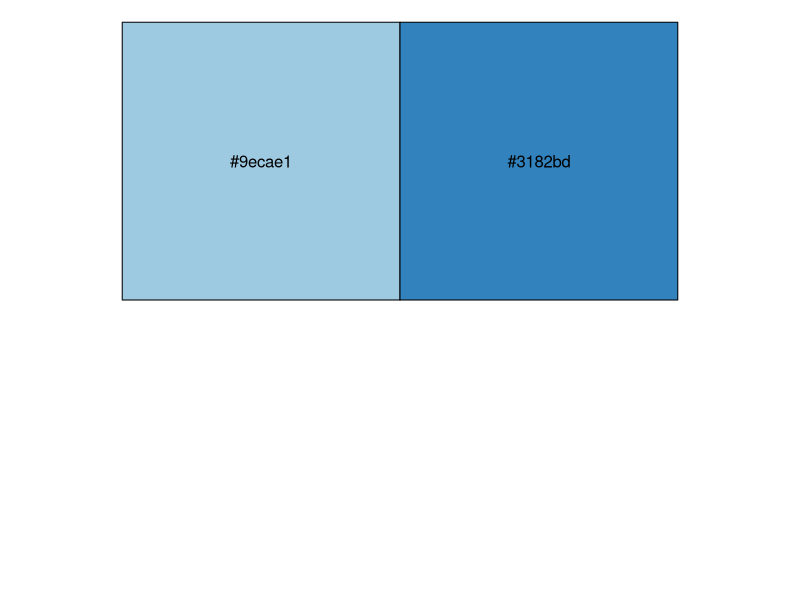
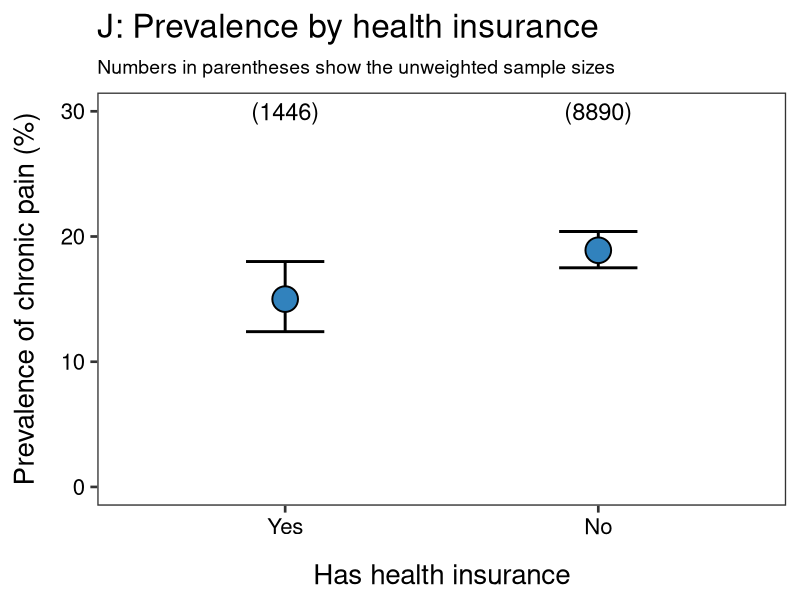

Generate these figures, in order, with R:
############################################################
#                                                          #
#                     Health insurance                     #
#                                                          #
############################################################

# Load packages
library(tidyverse)
library(magrittr)

# Palettes
pal_za <- c('#9ecae1', '#3182bd')
scales::show_col(pal_za)

# Load data
data <- read_csv('data/insurance.csv')

# Glimpse
glimpse(data)

# Process data
data %<>%
    mutate(insurance = factor(insurance),
           insurance = fct_reorder(insurance,
                                   estimate_chronic))

# Plot
pp <- ggplot(data = data) +
    aes(x = insurance,
        y = estimate_chronic,
        ymin = ci.low_chronic,
        ymax = ci.high_chronic) +
    geom_errorbar(size = 1,
                  width = 0.25,
                  colour = '#000000') +
    geom_point(size = 8,
               shape = 21,
               stroke = 1,
               fill = pal_za[[2]],
               colour = '#000000') +
    geom_text(aes(y = 30,
                  label = paste0('(', unweighted_n, ')')),
              size = 6) +
    labs(title = 'J: Prevalence by health insurance',
         subtitle = 'Numbers in parentheses show the unweighted sample sizes',
         x = 'Has health insurance',
         y = 'Prevalence of chronic pain (%)') +
    scale_y_continuous(limits = c(0, 30)) +
    theme_bw(base_size = 20) +
    theme(panel.grid = element_blank(),
          plot.subtitle = element_text(size = 14),
          axis.title.y = element_text(margin = margin(r = 1,
                                                      unit = 'lines')),
          axis.title.x = element_text(margin = margin(t = 1,
                                                      unit = 'lines')),
          axis.text.y = element_text(colour = '#000000'),
          axis.text.x = element_text(colour = '#000000'))

# Save
ggsave(filename = 'figures/supplement-1-J-insurance.png',
       plot = pp,
       height = 8,
       width = 8)
